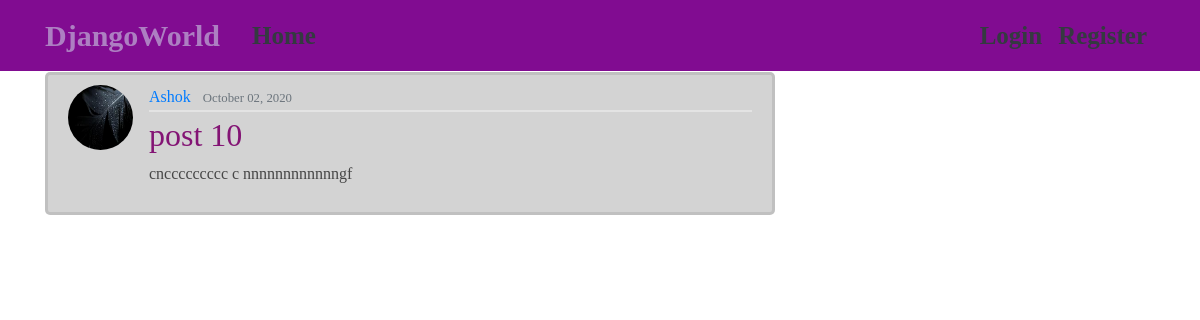
The app's page /post/60/ with its own data.
### blog/models.py (models this page shows, shortened)
class Post(models.Model):
    title = models.CharField(max_length= 100)
    contents = models.TextField()
    date_posted = models.DateTimeField(default= timezone.now)
    author = models.ForeignKey(User, on_delete = models.CASCADE)

### users/models.py (models this page shows, shortened)
class Profile(models.Model):
    user = models.OneToOneField(User, on_delete=models.CASCADE )
    image= models.ImageField(default='default.jpg',upload_to='profile_pics' )

### blog/views.py (the view)
# urls.py: path('post/<int:pk>/', PostDetailView.as_view() , name='post-detail'),
class PostDetailView(DetailView):
    model = Post

### blog/templates/blog/post_detail.html (shortened to what this page needs)
{% extends "blog/base.html" %}
{% block content %}
    <article class="media content-section">
        <img class=" rounded-circle article-img" src=" {{ object.author.profile.image.url}} " alt="profile">
        <div class="media-body">
        <div class="article-metadata">
            <a class="mr-2" href=" {% url 'user-post' object.author.username %} ">{{ object.author }}</a>
            <small class="text-muted">{{object.date_posted|date:"F d, Y" }}</small>
        </div>
        <h2 class="article-title"> {{ object.title }}</h2>
        <p class="article-content">{{ object.contents }}</p>
        </div>
        </article>
{% endblock content %}

### blog/static/blog/main.css (style rules this page uses)
body { background: #fafafa; color: #333333; margin-top: 5rem; }
h1, h2, h3, h4, h5, h6 { color: #523535; }
.content-section { background-color: rgba(211, 211, 211, 0.986); padding: 10px 20px; border: 3px solid #00000018; border-radius: 5px; margin-bottom: 20px; font-family: cursive; }
.article-title { color: #831474; }
.article-content { white-space: pre-line; color: rgb(70, 70, 70); }
.article-img { height: 65px; width: 65px; margin-right: 16px; }
.article-metadata { padding-bottom: 1px; margin-bottom: 4px; border-bottom: 2px solid #e3e3e3 }

### records on screen
Post: author.profile.image (placeholder picture), author "Ashok", date_posted "October 02, 2020", title "post 10", contents "cnccccccccc c nnnnnnnnnnnngf"
